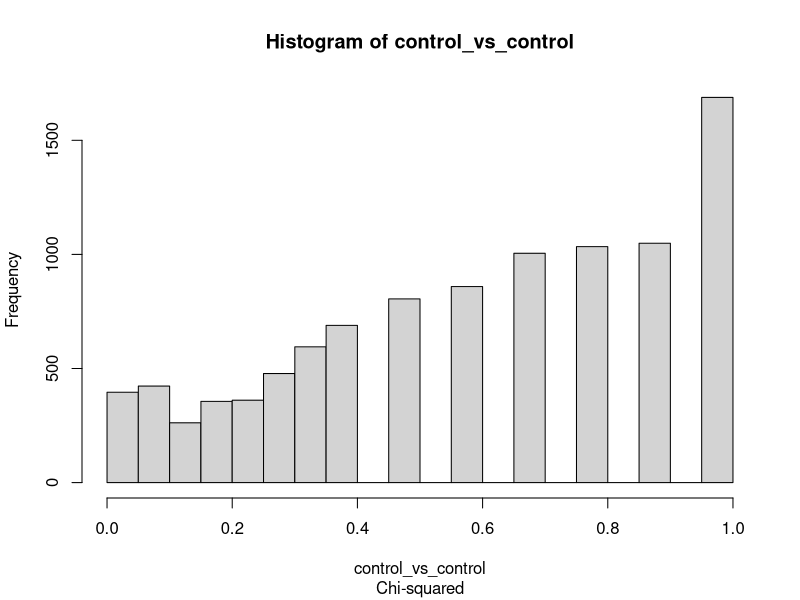
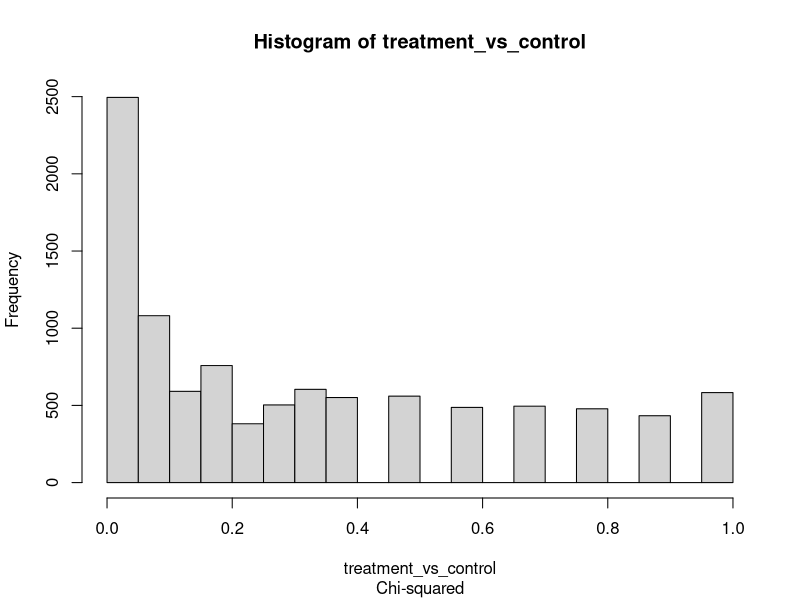

Source code (R) for these figures, in order:
rm(list = ls()) # clear all vars from the current workspace


#########################
# Simulation Parameters #
#########################
control_prob = 0.5
treatment_prob = 0.6
num_subjects = 100
num_simulations_control_vs_control = 10000
num_simulations_control_vs_treatment = 10000
min_p_value = 0.0
max_p_value = 0.05

# test = fisher.test
test = chisq.test


###########################
# Virtual trial functions #
###########################
is_significant <- function(p_value){
    return(min_p_value <= p_value & p_value <= max_p_value)
}

do_test <- function(control=0.5, treatment=0.5, test=chisq.test, num_subjects=100){
    test_1 <- rbinom(1,num_subjects,control)
    test_1_minus100 <- num_subjects - test_1
    dead_alive_1 <- c(test_1, test_1_minus100)
    test_2 <- rbinom(1,num_subjects,treatment)
    test_2_minus100 <- num_subjects - test_2
    dead_alive_2 <- c(test_2, test_2_minus100)
    matrix_dead_alive <- rbind(dead_alive_1,dead_alive_2)
    cs <- test(matrix_dead_alive)
    return(cs$p.value)
}


######################
# Run virtual trials #
######################
control_vs_control <- replicate(num_simulations_control_vs_control, do_test(control_prob,control_prob, test, num_subjects))
treatment_vs_control <- replicate(num_simulations_control_vs_treatment, do_test(control_prob,treatment_prob, test, num_subjects))


############################
# Probability calculations #
############################
significant_control_vs_control = length(Filter(is_significant, control_vs_control))
significant_treatment_vs_control = length(Filter(is_significant, treatment_vs_control))

true_positives  = significant_treatment_vs_control
false_positives = significant_control_vs_control
true_negatives  = num_simulations_control_vs_control - significant_control_vs_control
false_negatives = num_simulations_control_vs_treatment - significant_treatment_vs_control

total_number_of_trials = num_simulations_control_vs_control + num_simulations_control_vs_treatment

prob_positive_trial = (true_positives + false_positives) / total_number_of_trials
prob_negative_trial = (true_negatives + false_negatives) / total_number_of_trials

# Positive predictive value (PPV): Proportion of positive trials that are true
positive_predictive_value = true_positives / (true_positives + false_positives)

# False positive risk (FPR):Proportion of positive trials that are false
false_positive_risk = false_positives / (true_positives + false_positives)

# Negative predictive value (NPV): Proportion of negative trials that are true
negative_predictive_value = true_negatives / (true_negatives + false_negatives)

# False negative risk (FNR): Proportion of negative trials that are false
false_negative_risk = false_negatives / (true_negatives + false_negatives)


###################
# Display Results #
###################
cat("\n",
"true_positives ", "\t",
"false_positives", "\t",
"true_negatives ", "\t",
"false_negatives", "\t",
"total_number_of_trials", "\t",
"prob_positive_trial", "\t",
"prob_negative_trial", "\t",
"positive_predictive_value", "\t",
"false_positive_risk", "\t",
"negative_predictive_value", "\t",
"false_negative_risk", "\n",
true_positives , "\t",
false_positives, "\t",
true_negatives , "\t",
false_negatives, "\t",
total_number_of_trials, "\t",
prob_positive_trial, "\t",
prob_negative_trial, "\t",
positive_predictive_value, "\t",
false_positive_risk, "\t",
negative_predictive_value, "\t",
false_negative_risk, "\n\n")


############
# Graphing #
############
subtitle <- ifelse(identical(test, fisher.test), "Fisher's Exact", "Chi-squared")

hist(control_vs_control, sub=subtitle)
hist(treatment_vs_control, sub=subtitle)